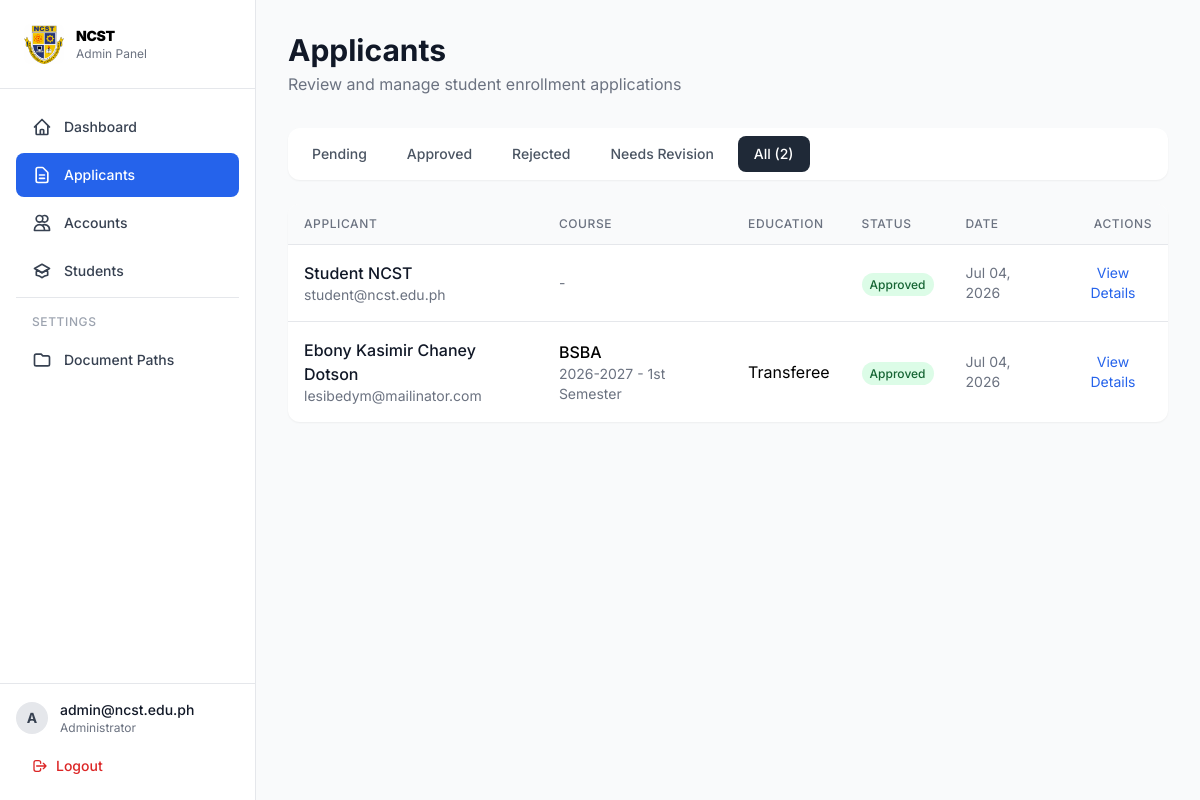
The page /src/view/admin/applicants.php?status=all (signed in) on the database its author committed.
### tables this page shows
CREATE TABLE `applicants` (
  `id` int(11) NOT NULL,
  `first_name` varchar(100) NOT NULL,
  `middle_name` varchar(100) DEFAULT NULL,
  `last_name` varchar(100) NOT NULL,
  `suffix` varchar(20) DEFAULT NULL,
  `birthday` date NOT NULL,
  `gender` enum('Male','Female','Other') NOT NULL,
  `civil_status` enum('Single','Married','Widowed','Separated','Annulled') DEFAULT 'Single',
  `nationality` varchar(100) DEFAULT 'Filipino',
  `religion` varchar(100) DEFAULT NULL,
  `birth_place` varchar(255) DEFAULT NULL,
  `email` varchar(150) NOT NULL,
  `contact_number` varchar(20) NOT NULL,
  `home_address` varchar(255) DEFAULT NULL,
  `province` varchar(100) DEFAULT NULL,
  `city` varchar(100) DEFAULT NULL,
  `barangay` varchar(100) DEFAULT NULL,
  `zip_code` varchar(10) DEFAULT NULL,
  `father_name` varchar(255) DEFAULT NULL,
  `mother_name` varchar(255) DEFAULT NULL,
  `guardian_name` varchar(255) DEFAULT NULL,
  `guardian_contact` varchar(20) DEFAULT NULL,
  `guardian_relationship` varchar(50) DEFAULT NULL,
  `education_type` enum('senior_high','college_freshman','transferee') DEFAULT 'college_freshman',
  `highschool_name` varchar(255) DEFAULT NULL,
  `highschool_address` varchar(255) DEFAULT NULL,
  `shs_strand` varchar(100) DEFAULT NULL,
  `shs_track` varchar(100) DEFAULT NULL,
  `year_graduated` varchar(20) DEFAULT NULL,
  `lrn` varchar(20) DEFAULT NULL,
  `previous_college` varchar(255) DEFAULT NULL,
  `previous_course` varchar(100) DEFAULT NULL,
  `last_year_level` varchar(20) DEFAULT NULL,
  `preferred_course` varchar(100) NOT NULL,
  `second_course` varchar(100) DEFAULT NULL,
  `semester` varchar(50) NOT NULL,
  `academic_year` varchar(20) NOT NULL,
  `status` enum('pending','approved','rejected','revision') DEFAULT 'pending',
  `rejection_reason` text DEFAULT NULL,
  `reviewed_by` int(11) DEFAULT NULL,
  `reviewed_at` timestamp NULL DEFAULT NULL,
  `user_id` int(11) DEFAULT NULL,
  `created_at` timestamp NOT NULL DEFAULT current_timestamp(),
  `updated_at` timestamp NOT NULL DEFAULT current_timestamp() ON UPDATE current_timestamp(),
  `expires_at` timestamp NOT NULL DEFAULT (current_timestamp() + interval 14 day),
  `appointment_label` varchar(100) DEFAULT NULL,
  `appointment` datetime DEFAULT NULL
);

### src/view/admin/applicants.php (the view, shortened to what this page needs)
<?php
require_once __DIR__ . '/sidebar.php';
$status_filter = $_GET['status'] ?? 'pending';
$query = "SELECT a.*, u.first_name as reviewed_by_name
          FROM applicants a
          LEFT JOIN users u ON a.reviewed_by = u.id
          WHERE 1=1";
$query .= " ORDER BY a.created_at DESC";
try {
    $applicants = $pdo->query($query)->fetchAll();
} catch (Exception $e) {
    $applicants = [];
}
$counts = ['pending' => 0, 'approved' => 0, 'rejected' => 0, 'revision' => 0, 'all' => count($applicants)];
foreach ($applicants as $a) {
    if (isset($counts[$a['status']])) {
        $counts[$a['status']]++;
    }
}
?>
<div class="mb-8">
    <h1 class="text-3xl font-bold text-gray-900">Applicants</h1>
    <p class="text-gray-500 mt-1">Review and manage student enrollment applications</p>
</div>
<div class="flex flex-wrap gap-2 mb-6 bg-white p-2 rounded-xl shadow-sm">
    <a href="?status=pending"
        class="px-4 py-2 rounded-lg text-sm font-medium transition-colors <?= $status_filter === 'pending' ? 'bg-blue-600 text-white' : 'text-gray-600 hover:bg-gray-100' ?>">
        Pending <?php if ($counts['pending'] > 0): ?><span
                class="ml-1 bg-amber-400 text-amber-900 px-2 py-0.5 rounded-full text-xs"><?= $counts['pending'] ?></span><?php endif; ?>
    </a>
    <a href="?status=approved"
        class="px-4 py-2 rounded-lg text-sm font-medium transition-colors <?= $status_filter === 'approved' ? 'bg-green-600 text-white' : 'text-gray-600 hover:bg-gray-100' ?>">
        Approved
    </a>
    <a href="?status=rejected"
        class="px-4 py-2 rounded-lg text-sm font-medium transition-colors <?= $status_filter === 'rejected' ? 'bg-red-600 text-white' : 'text-gray-600 hover:bg-gray-100' ?>">
        Rejected
    </a>
    <a href="?status=revision"
        class="px-4 py-2 rounded-lg text-sm font-medium transition-colors <?= $status_filter === 'revision' ? 'bg-indigo-600 text-white' : 'text-gray-600 hover:bg-gray-100' ?>">
        Needs Revision
    </a>
    <a href="?status=all"
        class="px-4 py-2 rounded-lg text-sm font-medium transition-colors <?= $status_filter === 'all' ? 'bg-gray-800 text-white' : 'text-gray-600 hover:bg-gray-100' ?>">
        All (<?= $counts['all'] ?>)
    </a>
</div>
<div class="bg-white rounded-xl shadow-sm overflow-hidden">
    <?php if (empty($applicants)): ?>
        <div class="p-8 text-center text-gray-500">
            <svg class="w-12 h-12 mx-auto mb-4 text-gray-300" fill="none" viewBox="0 0 24 24" stroke="currentColor">
                <path stroke-linecap="round" stroke-linejoin="round" stroke-width="2"
                    d="M9 12h6m-6 4h6m2 5H7a2 2 0 01-2-2V5a2 2 0 012-2h5.586a1 1 0 01.707.293l5.414 5.414a1 1 0 01.293.707V19a2 2 0 01-2 2z" />
            </svg>
            <p>No applications found.</p>
        </div>
    <?php else: ?>
        <div class="overflow-x-auto">
            <table class="w-full">
                <thead class="bg-gray-50 border-b">
                    <tr>
                        <th class="px-4 py-3 text-left text-xs font-medium text-gray-500 uppercase tracking-wider">Applicant
                        </th>
                        <th class="px-4 py-3 text-left text-xs font-medium text-gray-500 uppercase tracking-wider">Course
                        </th>
                        <th class="px-4 py-3 text-left text-xs font-medium text-gray-500 uppercase tracking-wider">Education
                        </th>
                        <th class="px-4 py-3 text-left text-xs font-medium text-gray-500 uppercase tracking-wider">Status
                        </th>
                        <th class="px-4 py-3 text-left text-xs font-medium text-gray-500 uppercase tracking-wider">Date</th>
                        <th class="px-4 py-3 text-right text-xs font-medium text-gray-500 uppercase tracking-wider">Actions
                        </th>
                    </tr>
                </thead>
                <tbody class="divide-y divide-gray-200">
                    <?php foreach ($applicants as $app): ?>
                        <tr class="hover:bg-gray-50">
                            <td class="px-4 py-4">
                                <div class="font-medium text-gray-900">
                                    <?= htmlspecialchars($app['first_name'] . ' ' . ($app['middle_name'] ?? '') . ' ' . $app['last_name']) ?>
                                </div>
                                <div class="text-sm text-gray-500"><?= htmlspecialchars($app['email']) ?></div>
                            </td>
                            <td class="px-4 py-4">
                                <div class="font-medium"><?= htmlspecialchars($app['preferred_course']) ?></div>
                                <div class="text-sm text-gray-500">
                                    <?= htmlspecialchars(($app['academic_year'] ?? '') . ' - ' . ($app['semester'] ?? '')) ?>
                                </div>
                            </td>
                            <td class="px-4 py-4">
                                <span class="capitalize"><?= htmlspecialchars($app['education_type'] ?? 'freshman') ?></span>
                            </td>
                            <td class="px-4 py-4">
                                <?php
                                $status_class = match ($app['status']) {
                                    'pending' => 'bg-amber-100 text-amber-800',
                                    'approved' => 'bg-green-100 text-green-800',
                                    'rejected' => 'bg-red-100 text-red-800',
                                    'revision' => 'bg-indigo-100 text-indigo-800',
                                    default => 'bg-gray-100 text-gray-800'
                                };
                                ?>
                                <span class="px-2 py-1 rounded-full text-xs font-medium <?= $status_class ?>">
                                    <?= ucfirst($app['status']) ?>
                                </span>
                            </td>
                            <td class="px-4 py-4 text-sm text-gray-500">
                                <?= date('M d, Y', strtotime($app['created_at'])) ?>
                            </td>
                            <td class="px-4 py-4 text-right">
                                <button onclick="viewApplication(<?= $app['id'] ?>)"
                                    class="text-blue-600 hover:underline text-sm">View Details</button>
                            </td>
                        </tr>
                    <?php endforeach; ?>
                </tbody>
            </table>
        </div>
    <?php endif; ?>
</div>
</main>
</div>
</body>
</html>

### rows shown on the page
applicants: first_name+middle_name+last_name "Student NCST", email "student@ncst.edu.ph", academic_year+semester "-", status "Approved", created_at "Jul 04, 2026"
applicants: first_name+middle_name+last_name "Ebony Kasimir Chaney Dotson", email "lesibedym@mailinator.com", preferred_course "BSBA", academic_year+semester "2026-2027 - 1st Semester", education_type "Transferee", status "Approved", created_at "Jul 04, 2026"

### other values the page prints
substr($_SESSION['email'] ?? 'A', 0, 1) "A"
$_SESSION['email'] "admin@ncst.edu.ph"
$counts['all'] "2"
